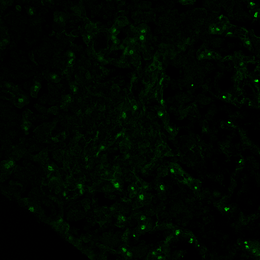
%> input picture immunofluorescence/input/MM-479_Biotin Block_PDGFRa_x40_21wk-5_ch01.tif, 260 x 260 px, shrunk from 512 x 512 before the run; its folder holds only this picture in this run
$ octave fibrosis_score.m   (GNU Octave 9; MATLAB toolbox functions it lacks are replaced by stand-ins)
%> lines starting %> are read from the running program, lines starting %| are printed output that depends on the picture; in (x1, y1, x2, y2) boxes, pixels count from 0 and x2, y2 are one past the last pixel; in counts of white or black regions, pixels touching at a corner belong together; the program's own positions count from 1
### MyFunctions/find_tissue_area.m
function [output] = find_tissue_area(input_mask,s)
    %% dilate the mask and find large contours
    se = strel('square',s*2);
    temp = imdilate(input_mask,se);
    % figure;imagesc(temp)
    [x,y] = size(temp);
    CC = bwconncomp(temp);
    numPixels = cellfun(@numel,CC.PixelIdxList);
    idx = find((numPixels>5*10^3)==1);
    temp2 = zeros(x,y);
    for l=1:length(idx)
        temp2(CC.PixelIdxList{idx(l)})=1;
    end
    % figure;imagesc(temp2);

    temp3 = imfill(temp2,'holes');
    % figure;imagesc(temp3);

    %% connect the edge regions
    s2 = 100;
    se2 = strel('line',s2,0);
    temp4 = temp3(1,:);
    idx1 = imerode(movmean(temp4,s2),se2)>0;

    temp4 = temp3(end,:);
    idx2 = imerode(movmean(temp4,s2),se2)>0;

    temp4 = temp3(:,1);
    idx3 = imerode(movmean(temp4,s2),se2)>0;

    temp4 = temp3(:,1);
    idx4 = imerode(movmean(temp4,s2),se2)>0;

    temp3(1,idx1)=1;
    temp3(end,idx2)=1;
    temp3(idx3,1)=1;
    temp3(idx4,1)=1;

    %% output
    temp3 = imfill(temp3,'holes');
    se = strel('square',s*2);
    output = imerode(temp3,se);
end

### MyFunctions/color_discrimination.m
function [out_blue,out_red] = color_discrimination(input, th_final)
    [x,y,z]=size(input);
    for k=1:y
        input2(x*(k-1)+1:x*k,:) = input(1:x,k,:);
    end
    [coeff, score] = pca(input2);
    output = zeros(x,y,z);
    for k=1:y
        output(1:x,k,:) = score(x*(k-1)+1:x*k,:);
    end

    %% color discrimination based on PCA. Since the second and third comonents of the PCA can be swapped depending on the input image, we need to determine which component to use for each input image.
    %generate color-discrimanted images with second component of PCA
    clear temp1 temp2 temp3 temp4
    th=0;
    mask = (output(:,:,2))>th;
    for k=1:z
        temp1(:,:,k) = input(:,:,k).*mask;
    end
    for k=1:z
        temp2(:,:,k) = input(:,:,k).*(1-mask);
    end

    %generate color-discrimanted images with third component of PCA
    mask = (output(:,:,3))>th;
    for k=1:z
        temp3(:,:,k) = input(:,:,k).*mask;
    end
    for k=1:z
        temp4(:,:,k) = input(:,:,k).*(1-mask);
    end
% [7 lines of commented-out code are left out]
    cr2 = abs(((sum(sum(std(temp2,[],3)))-sum(sum(std(temp1,[],3))))/((sum(sum(std(temp2,[],3)))+sum(sum(std(temp1,[],3)))))));
    cr3 = abs(((sum(sum(std(temp3,[],3)))-sum(sum(std(temp4,[],3))))/((sum(sum(std(temp3,[],3)))+sum(sum(std(temp4,[],3)))))));
    if cr2<cr3 %std of component 2 < std of component 3
        if coeff(1,2) > coeff(3,2) %component 2: red > blue channel
            mask = (output(:,:,2))>th_final;
        else %component 2: red < blue channel
            mask = -(output(:,:,2))>th_final;
        end
    else %std of component 3 < std of component 2
        if coeff(1,3) > coeff(3,3) %component 3: red > blue channel
            mask = (output(:,:,3))>th_final;
        else %component 3: red < blue channel
            mask = -(output(:,:,3))>th_final;
        end
    end
    for k=1:z
        out_red(:,:,k) = input(:,:,k).*mask;
    end
    for k=1:z
        out_blue(:,:,k) = input(:,:,k).*(1-mask);
    end
end

### fibrosis_score.m
clear all
close all

%% read files
addpath('MyFunctions')
% path = '/Users/natsuko/Desktop/input_example/';
path = './input/';
files = dir([path,'/*.tif']);
s = 10;
roi=100;
th = 0.5;
th_final = 5;

for K = 1:length(files)
    %% read each image
    temp_file = files(K).name;
    img = double(imread(strcat(path,'/', temp_file)));
    img = img(:,:,1:3);
    [x, y, z] = size(img);
%> x = 260; y = 260; z = 3

    %% fill edges with mean white value
    temp_nonwhite = (((mean(img,3))./std(img,[],3))<30);
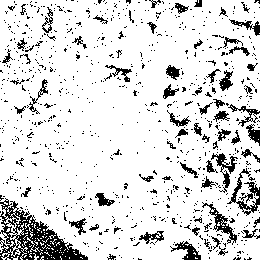
%> temp_nonwhite: size 260x260 logical; 86.2% white; black in thin lines or dots
    mymean = mean(img(~temp_nonwhite));
%> mymean = 0
    for k=1:3
        img(1:s,:,k) = mymean;
        img(end-s+1:end,:,k) = mymean;
        img(:,1:s,k) = mymean;
        img(:,end-s+1:end,k) = mymean;
    end
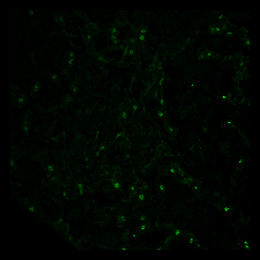
%> img: size 260x260x3 double; mean R, G, B 0, 5.5, 0

    %% calculate nonwhite region
    th1 = 180;
    temp =mean(img,3);
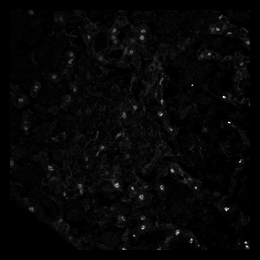
%> temp: size 260x260 double; min 0, max 74.33, mean 1.8; drawn with min black and max white
    mask = (temp<th1);
%> mask: size 260x260 logical; every value is 1
    th2 = sum(sum(temp .* mask))/sum(sum(mask))*1.3;
%> th2 = 2.4
    mask_nonwhite = (temp< th2);
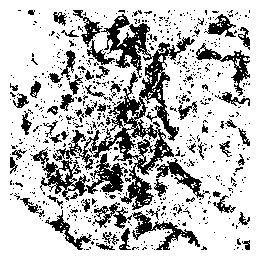
%> mask_nonwhite: size 260x260 logical; 75.6% white; 748 black regions (685 under 20 px), largest, box (x1, y1, x2, y2) and area: (30, 14, 195, 210) 6540, (132, 211, 200, 250) 721, (86, 153, 128, 194) 695

    %% calculate area of tissue section
    mask_tissue = find_tissue_area(mask_nonwhite,s);
%> in find_tissue_area, `CC = bwconncomp(temp);`: CC = 1 connected component
%> in find_tissue_area, `numPixels = cellfun(@numel,CC.PixelIdxList);`: numPixels = 67600
%> in find_tissue_area, `idx = find((numPixels>5*10^3)==1);`: idx = 1
%> the loop in find_tissue_area, `for l=1:length(idx)` made 1 pass
%> after the loop in find_tissue_area, `for l=1:length(idx)`: temp2: size 260x260 double; every value is 1
%> in find_tissue_area, `temp4 = temp3(1,:);`: temp4 = 260 values from 1 to 1
%> in find_tissue_area, `idx1 = imerode(movmean(temp4,s2),se2)>0;`: idx1 = 260 logical values, 260 true
    figure(1);
    subplot(2,1,1);imagesc(uint8(img));daspect([1 1 1]);
    subplot(2,1,2);imagesc(uint8(img.*mask_tissue));daspect([1 1 1])
%> after `daspect([1 1 1])`:
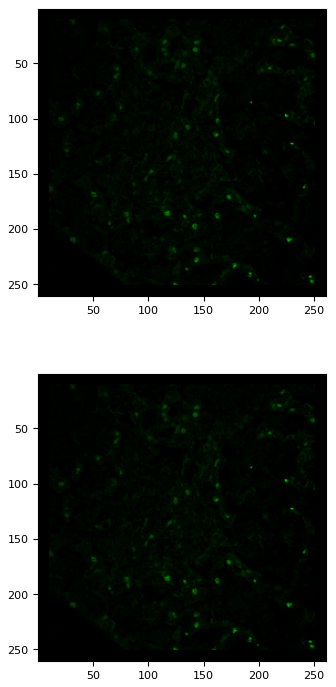
%> figure redrawn from the program's plot data, 2 panels
    drawnow

    %% calculate fibrotic region
    temp = movmean(movmean(mask_nonwhite,roi, 1),roi, 2);
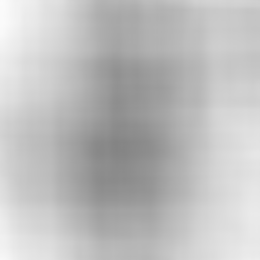
%> temp: size 260x260 double; min 0.519, max 0.985, mean 0.746
    temp2 = temp(logical((temp>0.1).*(temp<0.4)));
%> temp2 = []
    temp2= round(100*temp2)/100;
    th3 = mode(temp2)*1.6;
%> th3 = NaN
    mask_fibrotic_movmean = movmean(movmean(mask_nonwhite,roi, 1),roi, 2);
    mask_fibrotic = bwareaopen(mask_nonwhite.*(mask_fibrotic_movmean>th3),10000);
%> mask_fibrotic: size 260x260 logical; every value is 0
    img_fibrotic = img.*mask_fibrotic;
%> img_fibrotic: size 260x260x3 double; every value is 0

    figure(2)
    subplot(3,1,1);imagesc(uint8(img));daspect([1 1 1]);drawnow
    subplot(3,1,2);imagesc(uint8(img_fibrotic));daspect([1 1 1])
    subplot(3,1,3);imagesc(mask_fibrotic);daspect([1 1 1])
%> after `daspect([1 1 1])`:
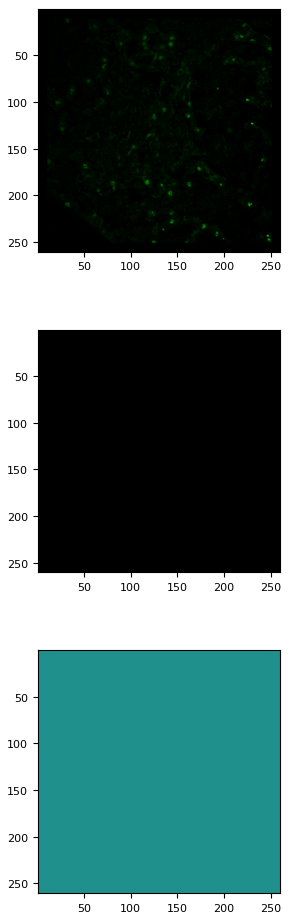
%> figure redrawn from the program's plot data, 3 panels
    drawnow
    % waitforbuttonpress

    %% color discrimination of fibrotic region
    clear input output
    input = img_fibrotic;
    [img_fibrotic_blue,img_fibrotic_red] = color_discrimination(input, th_final);
%> in color_discrimination, `[coeff, score] = pca(input2);`: coeff = []
%> the run ends on the next line
